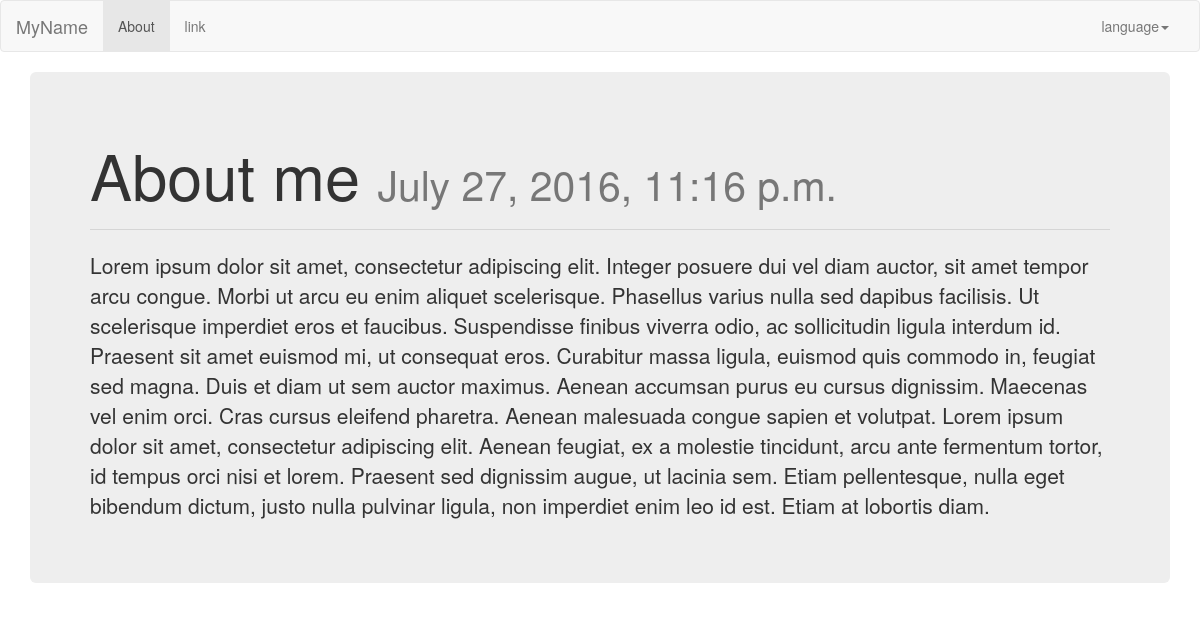
Screenshot of /en/about/ with the database file from the repository.
### myapp/models.py (models this page shows, shortened)
class About(models.Model):
    title = models.CharField(max_length=255)
    text = models.TextField(blank=True)
    timestamp = models.DateTimeField(auto_now=False, auto_now_add=True)

### myapp/views.py (the view)
def about(request):
    about = About.objects.first()
    context = {
        'about' : about
    }
    return render(request,'about.html',context)

### templates/about.html (shortened to what this page needs)
{% extends "base.html" %}
{% load i18n %}
{% block content %}
    <div class="col-lg-12">
        <div class="jumbotron">
              <h1>{{ about.title }} <small>{{ about.timestamp }}</small></h1>
                <hr/>
              <p>{{ about.text }}</p>
          </div>
    </div>
{% endblock content %}

### templates/base.html (shortened to what this page needs)
{% load staticfiles %}
{% load i18n %}
<!DOCTYPE html>
<html>
<head>
	<link rel="stylesheet" type="text/css" href="{% static 'css/bootstrap.min.css' %}">
</head>
<body>
{% include "navbar.html" %}
<div class="container">
	<div class="row">
	{% block content %}{% endblock content %}
	</div>
</div>
</body>
</html>

### templates/navbar.html (shortened to what this page needs)
{% load i18n %}
<nav class="navbar navbar-default">
  <div class="container-fluid">
    <div class="navbar-header">
      <a class="navbar-brand" href="{% url 'home' %}">MyName</a>
    </div>
    <div class="collapse navbar-collapse" id="bs-example-navbar-collapse-1">
      <ul class="nav navbar-nav">
        <li class="active"><a href="{% url 'myapp:about' %}">{% trans "About"   %} <span class="sr-only">(current)</span></a></li>
        <li>
          <a href="{% url 'set_language' %}">link</a>
        </li>
      </ul>
        <ul class="nav navbar-nav navbar-right">
          <li class="dropdown">
          <a href="#" class="dropdown-toggle" data-toggle="dropdown" role="button" aria-haspopup="true" aria-expanded="false">language<span class="caret"></span></a>
        </li>
      </ul>
    </div>
  </div>
</nav>

### rows the page displays
About: title "About me", timestamp "July 27, 2016, 11:16 p.m.", text "Lorem ipsum dolor sit amet, consectetur adipiscing elit. Integer posuere dui vel diam auctor, sit amet tempor arcu congue. Morbi ut arcu eu enim aliquet scelerisque. Phasellus varius nulla sed dapibus facilisis. Ut scelerisque imperdiet eros et faucibus. Suspendisse finibus viverra odio, ac sollicitudin ligula interdum id. Praesent sit amet euismod mi, ut consequat eros. Curabitur massa ligula, euismod quis commodo in, feugiat sed magna. Duis et diam ut sem auctor maximus. Aenean accumsan purus eu cursus dignissim. Maecenas vel enim orci. Cras cursus eleifend pharetra. Aenean malesuada congue sapien et volutpat. Lorem ipsum dolor sit amet, consectetur adipiscing elit. Aenean feugiat, ex a…"
